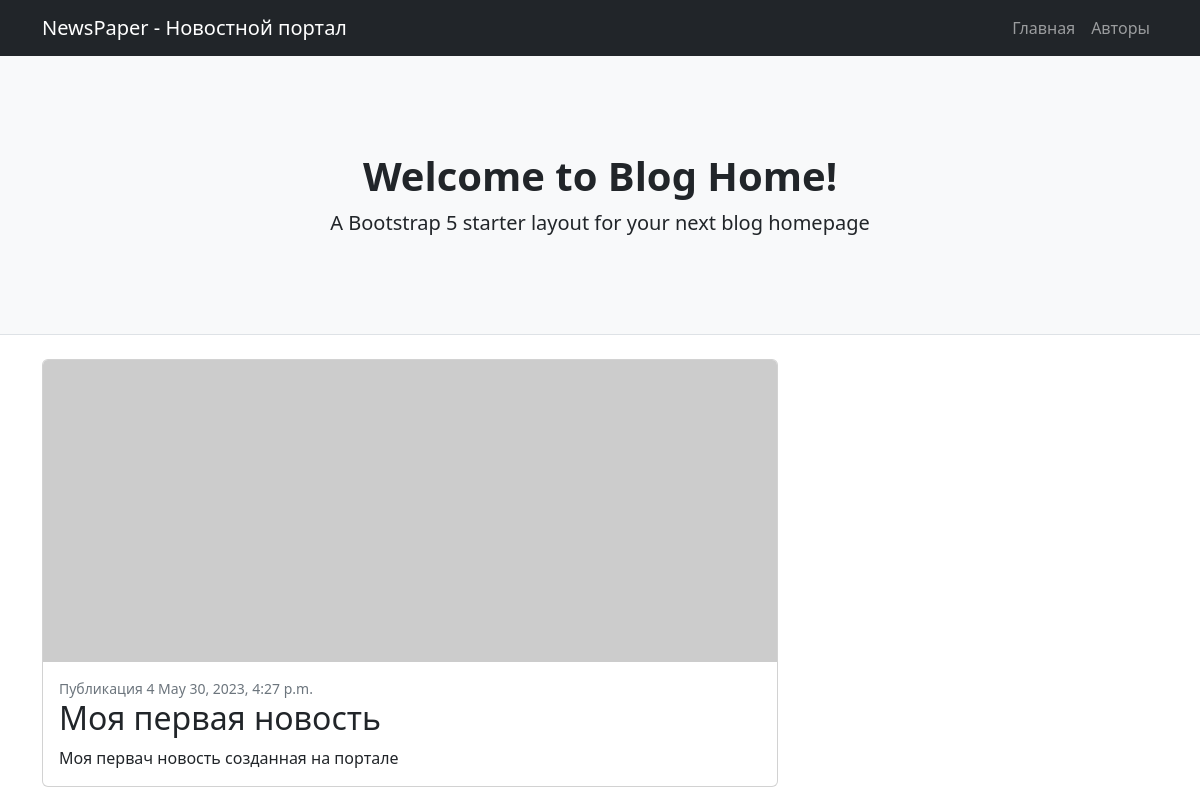
The app's page /post/4/ with its own data.
### news/models.py (models this page shows, shortened)
class Post(models.Model):
    author = models.ForeignKey(Author, on_delete=models.CASCADE)
    categoryType = models.CharField(max_length=20, choices=CATEGORY_CHOISES, default=ARTICLE)
    dataCreations = models.DateTimeField(auto_now_add=True)
    postCategory = models.ManyToManyField(Category, through='PostCategory')
    title = models.CharField(max_length=128)
    text = models.TextField()
    rating = models.SmallIntegerField(default=0)

### news/views.py (the view)
# urls.py: path('post/<int:pk>/', PostDetail.as_view()),
class PostDetail(View):
    def get(self, request, pk):
        ps = Post.objects.get(id=pk)
        return render(request, "news/posts.html", {'ps':ps})

### news/templates/news/posts.html
{% extends 'news/default.html' %}
{% load static %}
{% block MyContent %}
                <div class="col-lg-8">
                    <div class="card mb-4">
                        <a href="#!"><img class="card-img-top" src="https://dummyimage.com/850x350/dee2e6/6c757d.jpg" alt="..." /></a>
                          <div class="card-body">
                                <div class="small text-muted">Публикация {{ ps.pk }} {{ ps.dataCreations }}</div>
                                <h2 class="card-title">{{ ps.title }}</h2>
                                <p class="card-text">{{ ps.text }}</p>
                          </div>
                    </div>
                </div>
{% endblock %}

### records on screen
Post: pk "4", dataCreations "May 30, 2023, 4:27 p.m.", title "Моя первая новость", text "Моя первач новость созданная на портале"
